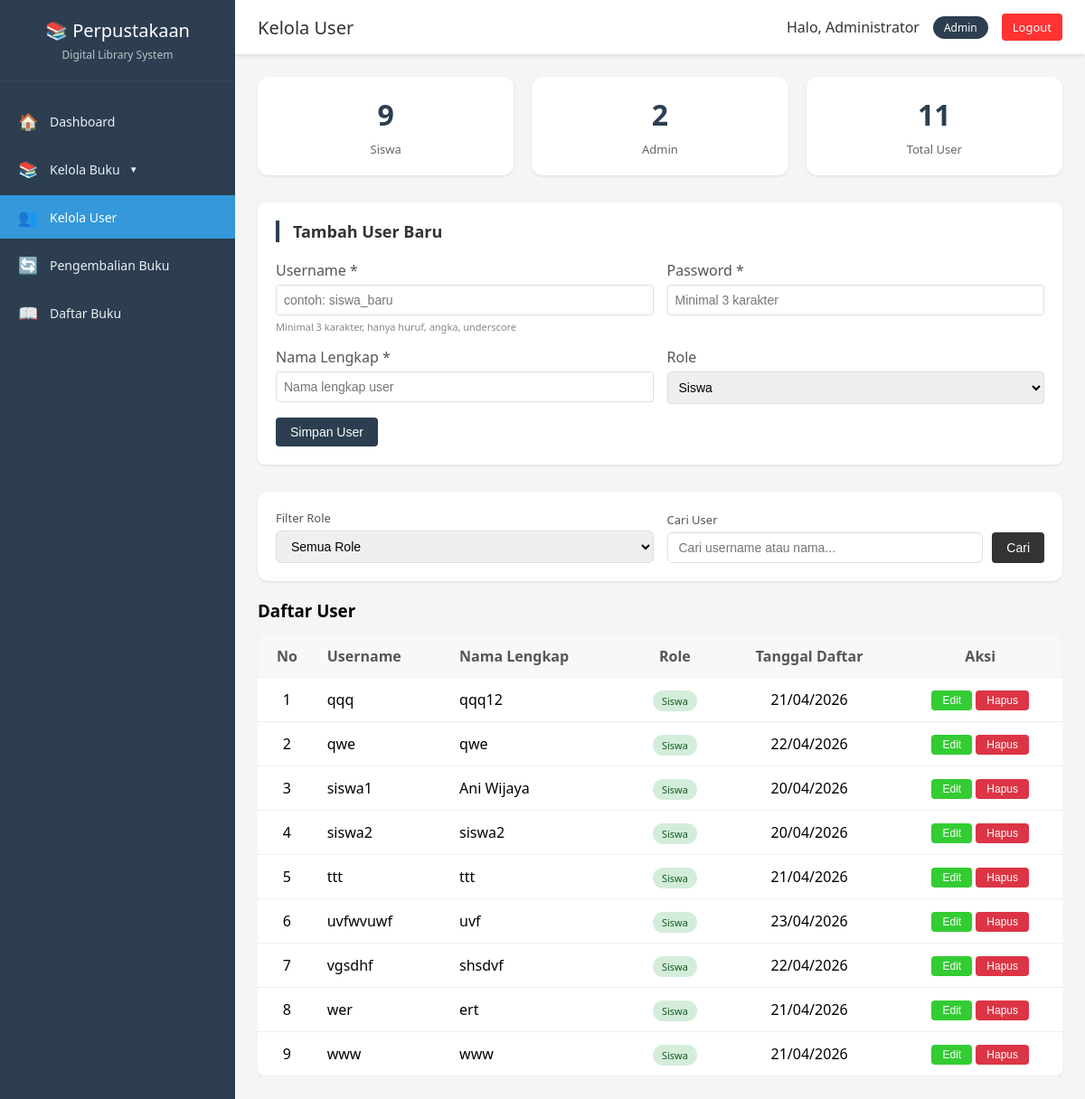
The page /admin/admin_user.php (signed in) on the database its author committed.
### tables this page shows
CREATE TABLE `users` (
  `id` int(11) NOT NULL,
  `username` varchar(50) NOT NULL,
  `password` varchar(255) NOT NULL,
  `nama_lengkap` varchar(100) NOT NULL,
  `role` enum('admin','siswa') NOT NULL,
  `created_at` timestamp NOT NULL DEFAULT current_timestamp()
);

### config.php (called while the page is built, shortened)
<?php
function isAdmin() {
    return isset($_SESSION['role']) && $_SESSION['role'] == 'admin';
}
?>

### admin/admin_user.php (the view, shortened to what this page needs)
<?php
require_once '../config.php';
$page_title = "Kelola User";
$role_filter = isset($_GET['role']) ? $_GET['role'] : '';
$search = isset($_GET['search']) ? trim($_GET['search']) : '';
$sql = "SELECT * FROM users WHERE role != 'admin'";
$params = [];
$sql .= " ORDER BY role, username";
$stmt = $pdo->prepare($sql);
$stmt->execute($params);
$users = $stmt->fetchAll();
$stmt = $pdo->query("SELECT COUNT(*) as total FROM users WHERE role = 'siswa'");
$total_siswa = $stmt->fetch()['total'];
$stmt = $pdo->query("SELECT COUNT(*) as total FROM users WHERE role = 'admin'");
$total_admin = $stmt->fetch()['total'];
include '../header.php';
?>
<div class="stats-grid">
    <div class="stat-card">
        <div class="stat-number"><?= $total_siswa ?></div>
        <div class="stat-label">Siswa</div>
    </div>
    <div class="stat-card">
        <div class="stat-number"><?= $total_admin ?></div>
        <div class="stat-label">Admin</div>
    </div>
    <div class="stat-card">
        <div class="stat-number"><?= $total_siswa + $total_admin ?></div>
        <div class="stat-label">Total User</div>
    </div>
</div>
<div class="form-card">
    <h3>Tambah User Baru</h3>
    <form method="POST" id="addUserForm">
        <div class="form-row">
            <div class="form-group">
                <label>Username *</label>
                <input type="text" name="username" placeholder="contoh: siswa_baru" required autocomplete="off">
                <small>Minimal 3 karakter, hanya huruf, angka, underscore</small>
            </div>
            <div class="form-group">
                <label>Password *</label>
                <input type="password" name="password" placeholder="Minimal 3 karakter" required>
            </div>
        </div>
        <div class="form-row">
            <div class="form-group">
                <label>Nama Lengkap *</label>
                <input type="text" name="nama_lengkap" placeholder="Nama lengkap user" required>
            </div>
            <div class="form-group">
                <label>Role</label>
                <select name="role">
                    <option value="siswa">Siswa</option>
                </select>
            </div>
        </div>
        <button type="submit" name="add" class="btn btn-add">Simpan User</button>
    </form>
</div>
<div class="filter-container">
    <div class="filter-group">
        <label>Filter Role</label>
        <select id="roleFilter" onchange="window.location.href='?role='+this.value+'&search=<?= urlencode($search) ?>'">
            <option value="" <?= empty($role_filter) ? 'selected' : '' ?>>Semua Role</option>
        </select>
    </div>
    <div class="filter-group">
        <label>Cari User</label>
        <form method="GET" id="searchForm" style="display: flex; gap: 10px;">
            <input type="text" name="search" placeholder="Cari username atau nama..." value="<?= htmlspecialchars($search) ?>" style="flex: 1;">
            <button type="submit" class="btn btn-cari">Cari</button>
        </form>
    </div>
</div>
<div class="table-header">
    <h3>Daftar User</h3>
</div>
<?php if (empty($users)): ?>
    <div class="empty-state">
        <p>Tidak ada user ditemukan.</p>
        <p>Silakan tambahkan user baru menggunakan form di atas.</p>
    </div>
<?php else: ?>
    <div style="overflow-x: auto;">
        <table id="userTable">
            <thead>
                <tr>
                    <th class="text-center">No</th>
                    <th>Username</th>
                    <th>Nama Lengkap</th>
                    <th class="text-center">Role</th>
                    <th class="text-center">Tanggal Daftar</th>
                    <th class="text-center">Aksi</th>
                </tr>
            </thead>
            <tbody>
                <?php
                $no = 1;
                foreach ($users as $u):
                ?>
                <tr>
                    <td class="text-center" data-label="No"><?= $no++ ?></td>
                    <td data-label="Username"><?= htmlspecialchars($u['username']) ?></td>
                    <td data-label="Nama Lengkap"><?= htmlspecialchars($u['nama_lengkap']) ?></td>
                    <td class="text-center" data-label="Role">
                        <span class="badge badge-<?= $u['role'] ?>">
                            <?= $u['role'] == 'siswa' ? 'Siswa' : 'Admin' ?>
                        </span>
                    </td>
                    <td class="text-center" data-label="Tanggal Daftar"><?= date('d/m/Y', strtotime($u['created_at'])) ?></td>
                    <td class="text-center" data-label="Aksi">
                        <button class="btn btn-small btn-edit" onclick="editUser(<?= htmlspecialchars(json_encode($u)) ?>)">Edit</button>
                        <button class="btn btn-small btn-delete" onclick="confirmDelete(<?= $u['id'] ?>, '<?= htmlspecialchars($u['username']) ?>')">Hapus</button>
                    </td>
                </tr>
                <?php endforeach; ?>
            </tbody>
        </table>
    </div>
<?php endif; ?>
<?php include '../footer.php'; ?>

### header.php (shortened to what this page needs)
<?php
$base_path = '';
$current_dir = basename(dirname($_SERVER['PHP_SELF']));
if ($current_dir == 'admin') {
    $base_path = '../';
} elseif ($current_dir == 'guru') {
    $base_path = '../';
} elseif ($current_dir == 'shared') {
    $base_path = '../';
} else {
    $base_path = '';
}
function isActiveMenu($menu_name) {
    $current_file = basename($_SERVER['PHP_SELF']);
    switch($menu_name) {
        case 'dashboard':
            return $current_file == 'dashboard.php';
        case 'admin_buku':
            return $current_file == 'admin_buku.php';
        case 'admin_kategori':
            return $current_file == 'admin_kategori.php';
        case 'admin_user':
            return $current_file == 'admin_user.php';
        case 'admin_pengembalian':
            return $current_file == 'admin_pengembalian.php';
        case 'daftar_buku':
            return $current_file == 'daftar_buku.php';
    }
}
?>
<!DOCTYPE html>
<html lang="id">
<head>
</head>
<body>
    <div class="sidebar" id="sidebar">
        <div class="sidebar-header">
            <h3>📚 Perpustakaan</h3>
            <p>Digital Library System</p>
        </div>
        <ul class="sidebar-menu">
            <?php
            $dashboard_url = $base_path . 'dashboard.php';
            ?>
            <li class="<?= isActiveMenu('dashboard') ? 'active' : '' ?>">
                <a href="<?= $dashboard_url ?>">
                    <span class="menu-icon">🏠</span>
                    <span class="menu-text">Dashboard</span>
                </a>
            </li>
            <?php if(isAdmin()): ?>
                <?php
                $isBukuActive = isActiveMenu('admin_buku') || isActiveMenu('admin_kategori');
                ?>
                <li class="has-submenu <?= $isBukuActive ? 'active' : '' ?>">
                    <a href="javascript:void(0)" onclick="toggleSubmenu(this)">
                        <span class="menu-icon">📚</span>
                        <span class="menu-text">Kelola Buku</span>
                    </a>
                </li>
                <li class="<?= isActiveMenu('admin_user') ? 'active' : '' ?>">
                    <a href="<?= $base_path ?>admin/admin_user.php">
                        <span class="menu-icon">👥</span>
                        <span class="menu-text">Kelola User</span>
                    </a>
                </li>
                <li class="<?= isActiveMenu('admin_pengembalian') ? 'active' : '' ?>">
                    <a href="<?= $base_path ?>admin/admin_pengembalian.php">
                        <span class="menu-icon">🔄</span>
                        <span class="menu-text">Pengembalian Buku</span>
                    </a>
                </li>
                <li class="<?= isActiveMenu('daftar_buku') ? 'active' : '' ?>">
                    <a href="<?= $base_path ?>shared/daftar_buku.php">
                        <span class="menu-icon">📖</span>
                        <span class="menu-text">Daftar Buku</span>
                    </a>
                </li>
            <?php endif; ?>
        </ul>
    </div>
    <div class="main-content">
        <div class="top-header">
            <div class="page-title"><?= htmlspecialchars($page_title) ?></div>
            <div class="user-info">
                <span class="user-name">Halo, <?= htmlspecialchars($_SESSION['nama_lengkap'] ?? 'User') ?></span>
                <span class="user-role"><?= ucfirst($_SESSION['role'] ?? '') ?></span>
                <a href="javascript:void(0)" class="logout-btn" id="logoutBtn">Logout</a>
            </div>
        </div>
        <div class="content-container">

### footer.php (shortened to what this page needs)
        </div>
    </div>
</body>
</html>

### header.php (style rules this page uses)
* { margin: 0; padding: 0; box-sizing: border-box; }
body { font-family: 'Segoe UI', Tahoma, Geneva, Verdana, sans-serif; background: #f5f5f5; overflow-x: hidden; }
.sidebar { position: fixed; left: 0; top: 0; width: 260px; height: 100%; background: #2c3e50; color: white; transition: all 0.3s; z-index: 1000; overflow-y: auto; }
.sidebar-header { padding: 20px; text-align: center; border-bottom: 1px solid #34495e; }
.sidebar-header h3 { font-size: 20px; font-weight: normal; margin-bottom: 5px; }
.sidebar-header p { font-size: 12px; color: #bdc3c7; }
.sidebar-menu { list-style: none; padding: 0; margin: 20px 0; }
.sidebar-menu li { margin-bottom: 5px; }
.sidebar-menu li a { display: flex; align-items: center; padding: 12px 20px; color: #ecf0f1; text-decoration: none; transition: all 0.3s; gap: 10px; }
.sidebar-menu li.active > a { background: #3498db; color: white; }
.sidebar-menu .menu-icon { font-size: 18px; width: 25px; }
.sidebar-menu .menu-text { font-size: 14px; }
.sidebar-menu .has-submenu > a:after { content: "▼"; float: right; font-size: 10px; }
.main-content { margin-left: 260px; transition: all 0.3s; min-height: 100vh; }
.top-header { background: white; padding: 15px 25px; box-shadow: 0 2px 5px rgba(0,0,0,0.1); display: flex; justify-content: space-between; align-items: center; flex-wrap: wrap; gap: 15px; }
.page-title { font-size: 20px; color: #333; font-weight: normal; }
.user-info { display: flex; align-items: center; gap: 15px; }
.user-name { color: #333; }
.user-role { background: #2c3e50; color: white; padding: 4px 12px; border-radius: 20px; font-size: 12px; }
.logout-btn { background: #ff3333; color: white; padding: 6px 12px; text-decoration: none; border-radius: 4px; font-size: 13px; cursor: pointer; border: none; display: inline-block; }
.content-container { padding: 25px; }

### admin/admin_user.php (style rules this page uses)
.btn { display: inline-block; padding: 8px 16px; background: #E1E8ED; color: black; text-decoration: none; border-radius: 4px; border: none; cursor: pointer; font-size: 14px; transition: all 0.3s; }
.btn-small { padding: 4px 12px; font-size: 12px; color: white; }
.btn-edit { background: #33CC33; }
.btn-delete { background: #dc3545; }
.btn-add { background: #2c3e50; color: white; }
.btn-cari { background: #333; color: white; }
.stats-grid { display: grid; grid-template-columns: repeat(auto-fit, minmax(200px, 1fr)); gap: 20px; margin-bottom: 30px; }
.stat-card { background: white; padding: 20px; border-radius: 12px; text-align: center; box-shadow: 0 1px 3px rgba(0,0,0,0.1); transition: transform 0.3s; }
.stat-number { font-size: 32px; font-weight: bold; color: #2c3e50; }
.stat-label { color: #666; margin-top: 8px; font-size: 13px; }
.form-card { background: white; padding: 20px; border-radius: 8px; margin-bottom: 30px; box-shadow: 0 1px 3px rgba(0,0,0,0.1); }
.form-card h3 { margin-bottom: 20px; color: #333; font-size: 18px; border-left: 4px solid #2c3e50; padding-left: 15px; }
.form-group { margin-bottom: 15px; }
label { display: block; margin-bottom: 5px; color: #555; font-weight: 500; }
input, select { width: 100%; padding: 8px; border: 1px solid #ddd; border-radius: 4px; font-size: 14px; box-sizing: border-box; }
.form-row { display: grid; grid-template-columns: 1fr 1fr; gap: 15px; }
.filter-container { background: white; padding: 20px; border-radius: 12px; margin-bottom: 20px; display: flex; flex-wrap: wrap; gap: 15px; align-items: flex-end; box-shadow: 0 1px 3px rgba(0,0,0,0.1); }
.filter-group { flex: 1; min-width: 200px; }
.filter-group label { display: block; margin-bottom: 5px; color: #555; font-size: 13px; font-weight: 500; }
.filter-group select, .filter-group input { width: 100%; padding: 8px 12px; border: 1px solid #ddd; border-radius: 6px; font-size: 14px; }
table { width: 100%; background: white; border-radius: 8px; overflow: hidden; border-collapse: collapse; box-shadow: 0 1px 3px rgba(0,0,0,0.1); }
th, td { padding: 12px; text-align: left; border-bottom: 1px solid #eee; }
th { background: #f8f8f8; font-weight: 600; color: #555; }
.badge { padding: 4px 10px; border-radius: 20px; font-size: 11px; font-weight: 500; }
.badge-siswa { background: #d4edda; color: #155724; }
.table-header { display: flex; justify-content: space-between; align-items: center; margin-bottom: 15px; flex-wrap: wrap; gap: 10px; }
.table-header h3 { margin: 0; }
.text-center { text-align: center; }
small { display: block; margin-top: 5px; font-size: 11px; color: #888; }

### rows shown on the page
users: username "qqq", nama_lengkap "qqq12", role "Siswa", created_at "21/04/2026"
users: username "qwe", nama_lengkap "qwe", role "Siswa", created_at "22/04/2026"
users: username "siswa1", nama_lengkap "Ani Wijaya", role "Siswa", created_at "20/04/2026"
users: username "siswa2", nama_lengkap "siswa2", role "Siswa", created_at "20/04/2026"
users: username "ttt", nama_lengkap "ttt", role "Siswa", created_at "21/04/2026"
users: username "uvfwvuwf", nama_lengkap "uvf", role "Siswa", created_at "23/04/2026"
users: username "vgsdhf", nama_lengkap "shsdvf", role "Siswa", created_at "22/04/2026"
users: username "wer", nama_lengkap "ert", role "Siswa", created_at "21/04/2026"
users: username "www", nama_lengkap "www", role "Siswa", created_at "21/04/2026"

### other values the page prints
$page_title "Kelola User"
$_SESSION['nama_lengkap'] "Administrator"
$_SESSION['role'] "Admin"
$total_siswa "9"
$total_admin "2"
$total_siswa + $total_admin "11"
